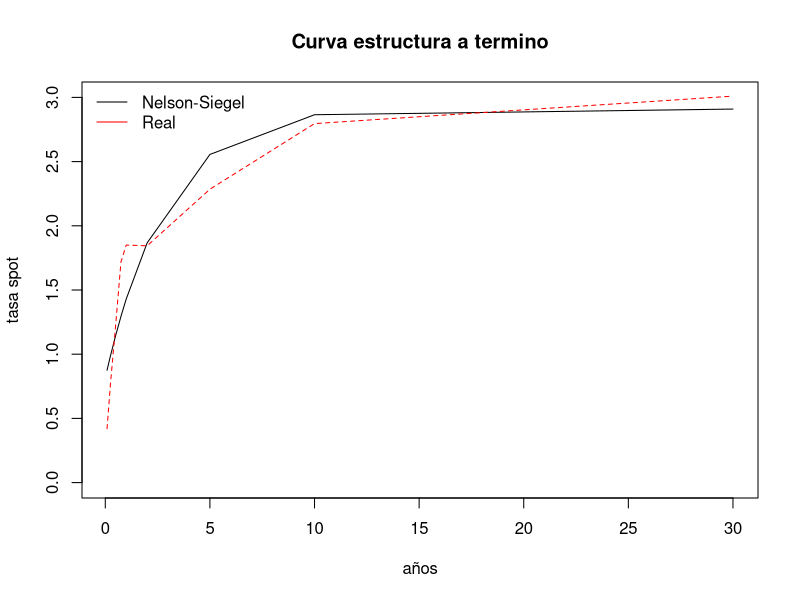
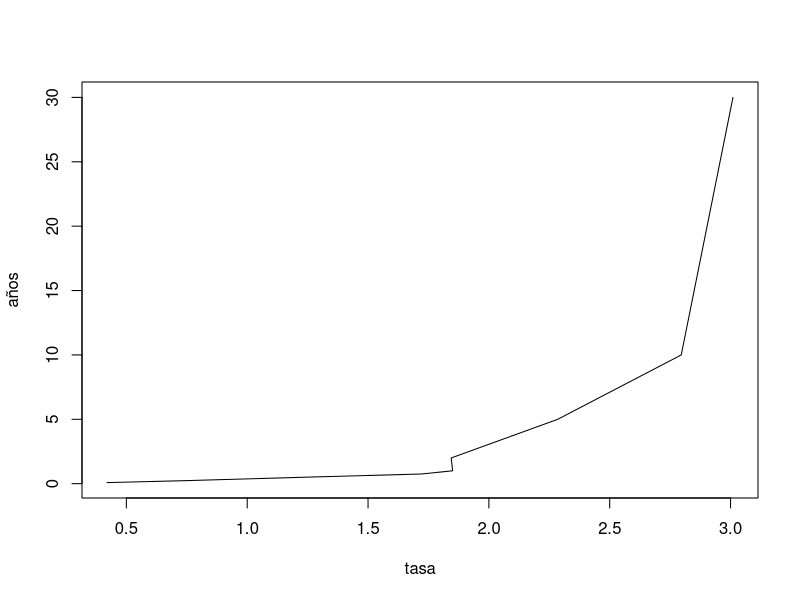

Write R code to recreate these figures, in order.

###### Nelson siegel
######### Autores ############
##### Juan Castillo   ########
##### Carlos Gonzales ########


library(lmtest)
library(Metrics)

tasa = c(0.42,0.775,1.235,1.72,1.85,1.8442,2.2849,2.796,3.01) ## Tasas en 100%

tau= 3
x1=c()
x2=c()
for (i in 1:9) {
  meses= c(1,3,6,9,12,24,60,120,360)
  años=meses/12
  x1[i] = (1-exp(-años[i]/tau))/(años[i]/tau)
  x2[i] = ((1-exp(-años[i]/tau))/(años[i]/tau))-exp(-años[i]/tau)
}


m1=lm(tasa ~ x1+x2)
summary(m1)

ns=c()
for (i in 1:9) {
  ns[i]=m1$coefficients[1] + m1$coefficients[2]*x1[i] + m1$coefficients[3]*x2[i]
}

plot(años,ns, type = "l", main = "Curva estructura a termino", ylab = "tasa spot", xlab = "años" , ylim=c(0,3), xlim = c(años[1],años[9]))
lines(años,tasa,type="l",col="red",lty=2)
legend("topleft", legend = c("Nelson-Siegel","Real"),
       col=c("black", "red"),
       lty = c("solid", "solid"), bty = "n")

###### Pruebas sobre los residuales 

t.test(m1$residuals)
shapiro.test(m1$residuals)
bptest(m1) 

plot(tasa,años, type = "l")

rmse(tasa, ns)
12*5
#### Gracias por la lectura

  
